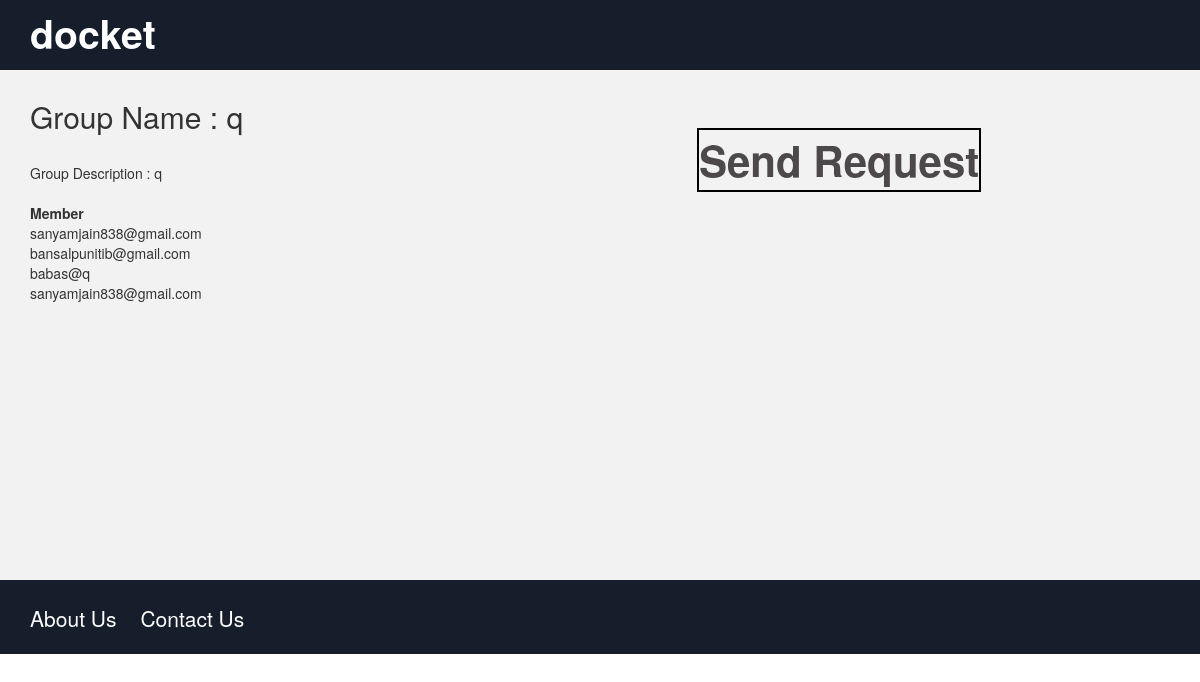
The page /viewgroup.php?key=77 (signed in) on the database its author committed.
### tables this page shows
CREATE TABLE `group_title` (
  `group_name` varchar(50) NOT NULL,
  `group_leader` varchar(50) NOT NULL,
  `group_domain` varchar(50) NOT NULL,
  `id` int(50) NOT NULL,
  `group_desc` varchar(500) NOT NULL,
  `group_id` int(10) NOT NULL
);

CREATE TABLE `groups` (
  `id` int(10) NOT NULL,
  `group_id` varchar(60) NOT NULL,
  `user_email` varchar(50) NOT NULL,
  `position` varchar(50) NOT NULL
);

### viewgroup.php (the view, shortened to what this page needs)
<?php
$user = $_SESSION['username'];
?>
<!DOCTYPE html>
<html lang="en">
<head>
	<link rel="stylesheet" type="text/css" href="css/style.css">
	<link rel="stylesheet" type="text/css" href="css/user_login_style.css">
	<link rel="stylesheet" type="text/css" href="css/bootstrap.css">
	<link rel="stylesheet" type="text/css" href="css/bootstrap.min.css">
	<link rel="stylesheet" type="text/css" href="fonts/font-awesome/css/font-awesome.css">
</head>
<body>
<nav class="header">
  <div class="container">
    <div class="navbar-header title">
      <a class="navbar-brand" href="index.php">docket</a>
    </div>
  </div>
</nav>
<div class="main dash">
<div class="container">
<div class="col-md-7">
<?php
$namekey = $_REQUEST['key'];
$SQL = "SELECT * FROM group_title WHERE group_id = '$namekey'";
$result = mysql_query($SQL);
while ($db_field = mysql_fetch_assoc($result)) {
	$a = $db_field['group_name'];
	$b = $db_field['group_desc'];
	$c = $db_field['group_leader'];
	if($c == $user){
		mysql_close($db_handle);
		header("Location: edit_group.php");
		break;
	}
	else{
		echo '<b><h2>Group Name : '.$a.'</h2></b>';
 		echo  '<br>Group Description : '.$b.'<br><br>';
 		$sql1="SELECT * FROM groups WHERE group_id = '$namekey'";
 		$result1 = mysql_query($sql1);
 		echo '<table><tr><td><b>Member</b></td></tr>';
 		while ($db_field = mysql_fetch_assoc($result1)) {
 			$d = $db_field['user_email'];
 			echo '<tr><td>'.$d.'<br></td></tr></table>';
 		}
	}
}
?>
</div>
<div class="col-md-5">
	<h2><a href="user_compose.php" class="addgroup1 " type="button" style="border:2px solid #000"> Send Request</a></h2>
</div>
</div>
</div>
	<div class="footer">
		<div class="container">
		<div class="col-md-8 foot">
			<ul>
				<li><a href="#">About Us</a></li>
				<li><a href="#">Contact Us</a></li>
			</ul>
		</div>
		</div>
	</div>
</body>
</html>

### css/style.css (style rules this page uses)
body { margin: 0; padding: 0; font-family: "Century Gothic",Arial, Helvetica, sans-serif; font-size: 100%; background:#fff; }
a { color: #fff }
h2 { color: #fff }
.main { margin: 0px; background: url(../images/header_img.jpg) ; width: 100%; min-height: 510px; }
.header { margin: 0px; padding: 10px 0px 10px 0px ; color: #fff; background: #161e2c }
.title a { text-align: left; color: #fff; font-size: 2.8em; font-weight: 600; padding: 0 ; line-height: 1.2em }
.dash { background: #f2f2f2; height: 100%; padding: 10px 0px; }
.addgroup1 { text-decoration: none; color: #4d494b; text-align: center; font-size: 1.4em; font-weight: bold; width: 150px; margin: 2px; margin-bottom: 10px; border:2px solid #000; line-height: 2.9em }
.footer { margin: 0px; padding: 0px; background: #161e2c; width: 100%; min-height: 74px; text-align: left; padding-top: 23px }
.foot { padding: 0px }
.foot ul { margin: 0; padding: 0 }
.foot ul li { display: inline; list-style: none; padding: 20px; padding-left: 0px }
.foot ul li a { color: #fff; font-size: 1.5em }
.user_list table, th, td ,tr { border: 0px; text-align: left; }

### css/user_login_style.css (style rules this page uses)
* { -moz-box-sizing: border-box; box-sizing: border-box; }
*:before, *:after { -moz-box-sizing: border-box; box-sizing: border-box; }

### rows shown on the page
group_title: group_name "q", group_desc "q"
groups: user_email "sanyamjain838@gmail.com"
groups: user_email "bansalpunitib@gmail.com"
groups: user_email "babas@q"
groups: user_email "sanyamjain838@gmail.com"
